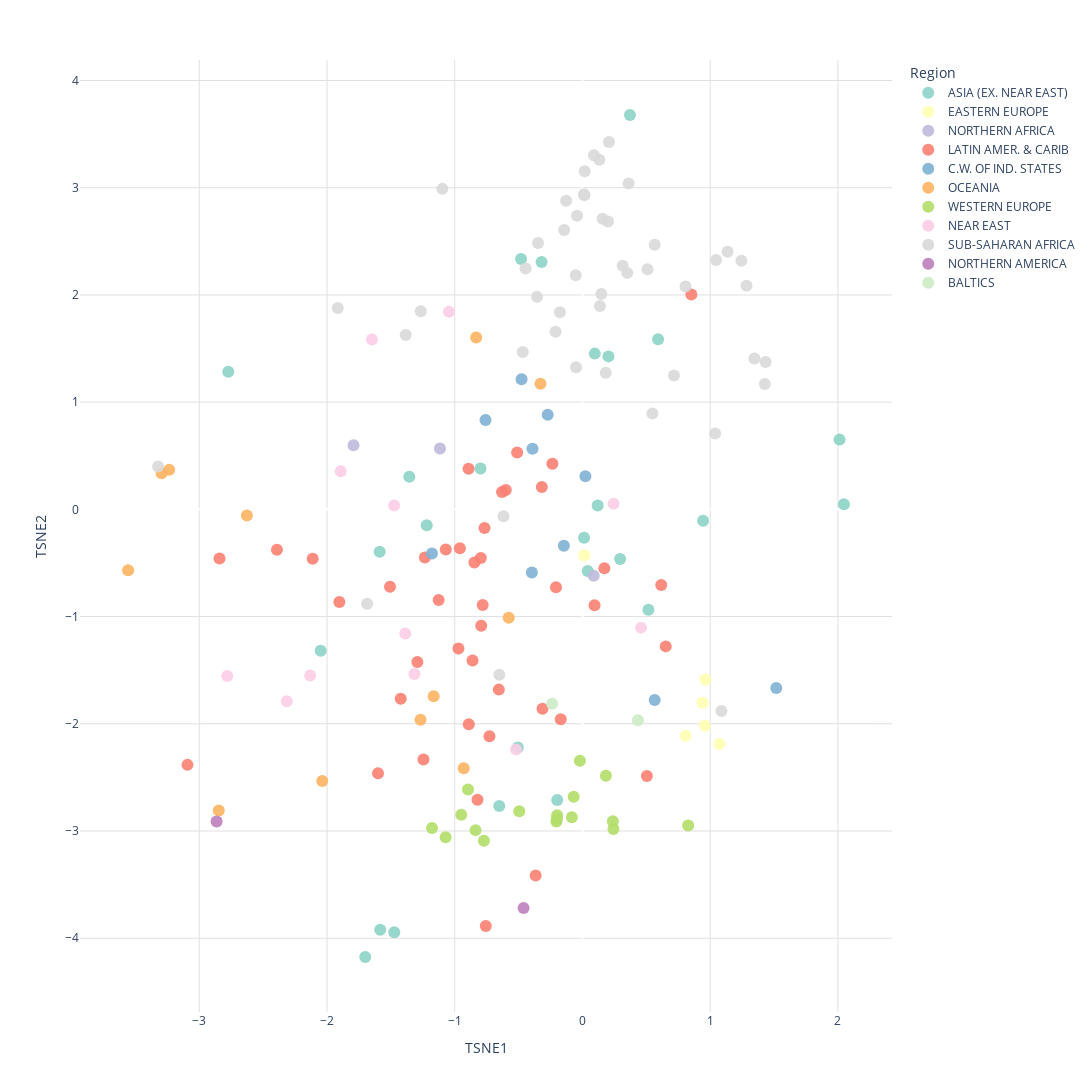

The cell this chart's notebook holds for it:
### Code cell
import plotly.express as px

fig = px.scatter(
    tsne_df,
    x="TSNE1",
    y="TSNE2",
    color="region",
    hover_name="country",
    color_discrete_sequence=px.colors.qualitative.Set3,
    width=1500,
    height=1200
)

fig.update_traces(marker=dict(size=12, opacity=0.9))

fig.update_layout(
    plot_bgcolor="white",
    paper_bgcolor="white",
    xaxis=dict(showgrid=True, gridcolor="#e0e0e0"),
    yaxis=dict(showgrid=True, gridcolor="#e0e0e0"),
    legend_title_text="Region"
)

fig.show()

### Figure 1 — Plotly figure (JSON) as saved in the notebook; plotly's stock layout.template omitted (floating-point values rounded to 4 significant figures)
{"data": [{"hovertemplate": "<b>%{hovertext}</b><br><br>region=ASIA (EX. NEAR EAST)<br>TSNE1=%{x}<br>TSNE2=%{y}<extra></extra>", "hovertext": ["Afghanistan", "Bangladesh", "Bhutan", "Brunei", "Burma", "Cambodia", "China", "Hong Kong", "India", "Indonesia", "Iran", "Japan", "Korea. North", "Korea. South", "Laos", "Macau", "Malaysia", "Maldives", "Mongolia", "Pakistan", "Philippines", "Singapore", "Sri Lanka", "Taiwan", "Thailand", "Vietnam"], "legendgroup": "ASIA (EX. NEAR EAST)", "marker": {"color": "rgb(141,211,199)", "opacity": 0.9, "size": 12, "symbol": "circle"}, "mode": "markers", "name": "ASIA (EX. NEAR EAST)", "orientation": "v", "showlegend": true, "type": "scatter", "x": [0.372, 2.013, -0.4809, -2.049, 0.2036, 0.09643, -2.773, -1.473, 2.047, -1.356, -1.219, -0.6513, 0.119, -0.506, -0.3199, -1.7, -1.588, 0.9442, -0.7983, 0.5919, 0.2948, -1.583, 0.04091, -0.1977, 0.5164, 0.01242], "xaxis": "x", "y": [3.677, 0.6505, 2.336, -1.319, 1.427, 1.453, 1.283, -3.945, 0.04801, 0.3034, -0.1475, -2.768, 0.03586, -2.221, 2.307, -4.175, -0.395, -0.1056, 0.3811, 1.587, -0.4634, -3.922, -0.5758, -2.71, -0.9373, -0.2645], "yaxis": "y"}, {"hovertemplate": "<b>%{hovertext}</b><br><br>region=EASTERN EUROPE<br>TSNE1=%{x}<br>TSNE2=%{y}<extra></extra>", "hovertext": ["Albania", "Bulgaria", "Czech Republic", "Hungary", "Poland", "Romania"], "legendgroup": "EASTERN EUROPE", "marker": {"color": "rgb(255,255,179)", "opacity": 0.9, "size": 12, "symbol": "circle"}, "mode": "markers", "name": "EASTERN EUROPE", "orientation": "v", "showlegend": true, "type": "scatter", "x": [0.0141, 0.9401, 0.8076, 1.073, 0.9591, 0.9626], "xaxis": "x", "y": [-0.4309, -1.805, -2.113, -2.188, -2.018, -1.587], "yaxis": "y"}, {"hovertemplate": "<b>%{hovertext}</b><br><br>region=NORTHERN AFRICA<br>TSNE1=%{x}<br>TSNE2=%{y}<extra></extra>", "hovertext": ["Algeria", "Egypt", "Tunisia"], "legendgroup": "NORTHERN AFRICA", "marker": {"color": "rgb(190,186,218)", "opacity": 0.9, "size": 12, "symbol": "circle"}, "mode": "markers", "name": "NORTHERN AFRICA", "orientation": "v", "showlegend": true, "type": "scatter", "x": [-1.792, -1.115, 0.08825], "xaxis": "x", "y": [0.5986, 0.5684, -0.6194], "yaxis": "y"}, {"hovertemplate": "<b>%{hovertext}</b><br><br>region=LATIN AMER. & CARIB<br>TSNE1=%{x}<br>TSNE2=%{y}<extra></extra>", "hovertext": ["Anguilla", "Antigua & Barbuda", "Argentina", "Aruba", "Bahamas. The", "Barbados", "Belize", "Bolivia", "Brazil", "British Virgin Is.", "Cayman Islands", "Chile", "Colombia", "Costa Rica", "Cuba", "Dominica", "Dominican Republic", "Ecuador", "El Salvador", "French Guiana", "Grenada", "Guadeloupe", "Guatemala", "Guyana", "Haiti", "Honduras", "Jamaica", "Martinique", "Mexico", "Netherlands Antilles", "Nicaragua", "Panama", "Paraguay", "Peru", "Puerto Rico", "Saint Kitts & Nevis", "Saint Lucia", "Saint Vincent and the Grenadines", "Suriname", "Trinidad & Tobago", "Uruguay", "Venezuela"], "legendgroup": "LATIN AMER. & CARIB", "marker": {"color": "rgb(251,128,114)", "opacity": 0.9, "size": 12, "symbol": "circle"}, "mode": "markers", "name": "LATIN AMER. & CARIB", "orientation": "v", "showlegend": true, "type": "scatter", "x": [-1.601, -0.3129, -1.126, -0.8217, -1.245, 0.5044, -0.7667, -0.8918, -3.092, -0.3664, -0.7569, -1.507, -1.07, -0.9708, 0.6519, -2.392, 0.1714, -0.7957, 0.6169, -1.423, -2.842, -0.6549, -0.2354, -0.5113, 0.8526, -0.6002, -0.2073, -0.7281, -0.7809, -0.89, -0.3181, -0.7928, -0.6297, -0.9597, -1.293, -0.1701, -1.903, 0.09441, -0.846, -2.112, -0.8605, -1.234], "xaxis": "x", "y": [-2.462, -1.86, -0.8447, -2.708, -2.333, -2.487, -0.1737, 0.3792, -2.383, -3.415, -3.887, -0.7209, -0.375, -1.298, -1.278, -0.3766, -0.5488, -0.453, -0.7059, -1.766, -0.4583, -1.681, 0.4248, 0.5312, 2.003, 0.1797, -0.7271, -2.115, -0.8914, -2.005, 0.209, -1.085, 0.1629, -0.3621, -1.424, -1.957, -0.8636, -0.8944, -0.4966, -0.4598, -1.411, -0.4495], "yaxis": "y"}, {"hovertemplate": "<b>%{hovertext}</b><br><br>region=C.W. OF IND. STATES<br>TSNE1=%{x}<br>TSNE2=%{y}<extra></extra>", "hovertext": ["Armenia", "Azerbaijan", "Belarus", "Georgia", "Kazakhstan", "Kyrgyzstan", "Tajikistan", "Turkmenistan", "Ukraine", "Uzbekistan"], "legendgroup": "C.W. OF IND. STATES", "marker": {"color": "rgb(128,177,211)", "opacity": 0.9, "size": 12, "symbol": "circle"}, "mode": "markers", "name": "C.W. OF IND. STATES", "orientation": "v", "showlegend": true, "type": "scatter", "x": [-0.1455, 0.02326, 0.5654, -0.3963, -1.178, -0.391, -0.4767, -0.7589, 1.517, -0.272], "xaxis": "x", "y": [-0.3405, 0.309, -1.779, -0.5887, -0.412, 0.5649, 1.214, 0.8329, -1.665, 0.8824], "yaxis": "y"}, {"hovertemplate": "<b>%{hovertext}</b><br><br>region=OCEANIA<br>TSNE1=%{x}<br>TSNE2=%{y}<extra></extra>", "hovertext": ["Australia", "Fiji", "French Polynesia", "Marshall Islands", "Micronesia. Fed. St.", "New Caledonia", "New Zealand", "Palau", "Papua New Guinea", "Samoa", "Tonga", "Vanuatu"], "legendgroup": "OCEANIA", "marker": {"color": "rgb(253,180,98)", "opacity": 0.9, "size": 12, "symbol": "circle"}, "mode": "markers", "name": "OCEANIA", "orientation": "v", "showlegend": true, "type": "scatter", "x": [-2.847, -0.5772, -1.268, -3.236, -3.557, -1.165, -0.9297, -2.037, -0.8319, -2.627, -3.295, -0.3288], "xaxis": "x", "y": [-2.809, -1.012, -1.963, 0.3683, -0.5677, -1.743, -2.415, -2.534, 1.604, -0.05771, 0.3362, 1.172], "yaxis": "y"}, {"hovertemplate": "<b>%{hovertext}</b><br><br>region=WESTERN EUROPE<br>TSNE1=%{x}<br>TSNE2=%{y}<extra></extra>", "hovertext": ["Austria", "Belgium", "Denmark", "Finland", "France", "Germany", "Greece", "Iceland", "Ireland", "Liechtenstein", "Netherlands", "Norway", "Portugal", "Spain", "Sweden", "Switzerland", "United Kingdom"], "legendgroup": "WESTERN EUROPE", "marker": {"color": "rgb(179,222,105)", "opacity": 0.9, "size": 12, "symbol": "circle"}, "mode": "markers", "name": "WESTERN EUROPE", "orientation": "v", "showlegend": true, "type": "scatter", "x": [-0.495, -0.1985, 0.8275, -0.896, 0.238, 0.2425, -0.06882, -1.071, -0.9489, -0.2001, -0.08324, -1.178, -0.02031, 0.1836, -0.8372, -0.7716, -0.204], "xaxis": "x", "y": [-2.815, -2.852, -2.948, -2.612, -2.909, -2.98, -2.68, -3.058, -2.848, -2.888, -2.872, -2.973, -2.345, -2.484, -2.992, -3.092, -2.913], "yaxis": "y"}, {"hovertemplate": "<b>%{hovertext}</b><br><br>region=NEAR EAST<br>TSNE1=%{x}<br>TSNE2=%{y}<extra></extra>", "hovertext": ["Bahrain", "Iraq", "Israel", "Jordan", "Kuwait", "Oman", "Qatar", "Saudi Arabia", "Syria", "Turkey", "United Arab Emirates", "Yemen"], "legendgroup": "NEAR EAST", "marker": {"color": "rgb(252,205,229)", "opacity": 0.9, "size": 12, "symbol": "circle"}, "mode": "markers", "name": "NEAR EAST", "orientation": "v", "showlegend": true, "type": "scatter", "x": [-1.316, -1.649, -0.5201, -1.387, -2.315, -1.474, -2.781, -1.893, 0.2437, 0.4583, -2.132, -1.045], "xaxis": "x", "y": [-1.535, 1.584, -2.24, -1.158, -1.789, 0.0367, -1.555, 0.3551, 0.05307, -1.103, -1.55, 1.843], "yaxis": "y"}, {"hovertemplate": "<b>%{hovertext}</b><br><br>region=SUB-SAHARAN AFRICA<br>TSNE1=%{x}<br>TSNE2=%{y}<extra></extra>", "hovertext": ["Benin", "Botswana", "Burkina Faso", "Burundi", "Cameroon", "Cape Verde", "Central African Rep.", "Chad", "Comoros", "Congo. Dem. Rep.", "Congo. Repub. of the", "Cote d'Ivoire", "Djibouti", "Equatorial Guinea", "Eritrea", "Ethiopia", "Gabon", "Gambia. The", "Ghana", "Guinea", "Guinea-Bissau", "Kenya", "Lesotho", "Liberia", "Madagascar", "Malawi", "Mali", "Mauritania", "Mauritius", "Mozambique", "Namibia", "Niger", "Nigeria", "Reunion", "Rwanda", "Sao Tome & Principe", "Senegal", "Seychelles", "Sierra Leone", "Somalia", "South Africa", "Sudan", "Swaziland", "Togo", "Uganda", "Zambia", "Zimbabwe"], "legendgroup": "SUB-SAHARAN AFRICA", "marker": {"color": "rgb(217,217,217)", "opacity": 0.9, "size": 12, "symbol": "circle"}, "mode": "markers", "name": "SUB-SAHARAN AFRICA", "orientation": "v", "showlegend": true, "type": "scatter", "x": [0.3145, 1.428, 0.1994, 1.136, 0.1368, -0.6182, 0.01215, -0.1429, -1.097, -0.1277, -1.266, 0.3508, -0.05262, -1.916, -0.4672, 0.1577, -1.384, 0.5093, 0.1818, -0.3477, 0.3611, -0.04983, 1.346, 0.207, -0.1763, 0.5656, 0.01478, -0.4452, 1.088, -0.0426, 0.5476, 0.01761, 1.046, -0.6507, 1.244, -3.322, -0.2104, -1.686, 0.1322, 0.09003, 1.039, -0.3555, 1.434, 1.284, 0.8066, 0.1473, 0.7167], "xaxis": "x", "y": [2.272, 1.17, 2.685, 2.404, 1.897, -0.06363, 2.939, 2.607, 2.989, 2.879, 1.847, 2.206, 2.185, 1.879, 1.469, 2.712, 1.625, 2.241, 1.275, 2.485, 3.041, 1.326, 1.407, 3.426, 1.839, 2.468, 2.93, 2.246, -1.881, 2.738, 0.8933, 3.155, 2.326, -1.542, 2.32, 0.4007, 1.657, -0.8812, 3.261, 3.303, 0.7069, 1.982, 1.373, 2.086, 2.08, 2.009, 1.248], "yaxis": "y"}, {"hovertemplate": "<b>%{hovertext}</b><br><br>region=NORTHERN AMERICA<br>TSNE1=%{x}<br>TSNE2=%{y}<extra></extra>", "hovertext": ["Bermuda", "United States"], "legendgroup": "NORTHERN AMERICA", "marker": {"color": "rgb(188,128,189)", "opacity": 0.9, "size": 12, "symbol": "circle"}, "mode": "markers", "name": "NORTHERN AMERICA", "orientation": "v", "showlegend": true, "type": "scatter", "x": [-0.4611, -2.864], "xaxis": "x", "y": [-3.717, -2.911], "yaxis": "y"}, {"hovertemplate": "<b>%{hovertext}</b><br><br>region=BALTICS<br>TSNE1=%{x}<br>TSNE2=%{y}<extra></extra>", "hovertext": ["Estonia", "Latvia"], "legendgroup": "BALTICS", "marker": {"color": "rgb(204,235,197)", "opacity": 0.9, "size": 12, "symbol": "circle"}, "mode": "markers", "name": "BALTICS", "orientation": "v", "showlegend": true, "type": "scatter", "x": [-0.2379, 0.4341], "xaxis": "x", "y": [-1.814, -1.968], "yaxis": "y"}], "layout": {"height": 1200, "legend": {"title": {"text": "Region"}, "tracegroupgap": 0}, "margin": {"t": 60}, "paper_bgcolor": "white", "plot_bgcolor": "white", "width": 1500, "xaxis": {"anchor": "y", "domain": [0, 1], "gridcolor": "#e0e0e0", "showgrid": true, "title": {"text": "TSNE1"}}, "yaxis": {"anchor": "x", "domain": [0, 1], "gridcolor": "#e0e0e0", "showgrid": true, "title": {"text": "TSNE2"}}}}
